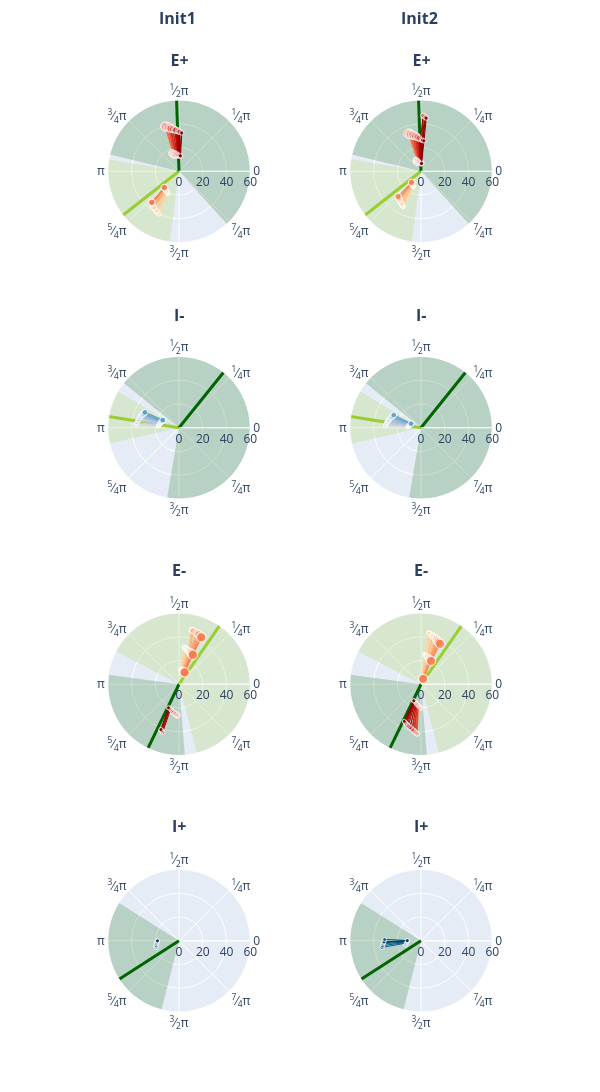

The cell this chart's notebook holds for it:
### Code cell
duration = 140.
dt=0.1

filehandler = open("results_min_w2.pickle","rb")
results_min_w2 = pickle.load(filehandler)
filehandler.close()

filehandler = open("results_peak_w2.pickle","rb")
results_peak_w2 = pickle.load(filehandler)
filehandler.close()

for i_w in range(len(results_min_w2["w2"])):
    ops_plotall(results_min_w2["control"][i_w], 0.2, duration, dt, 40., results_min_w2["filename"][i_w], savepath)
    ops_plotsubset(results_min_w2["state"][i_w], results_min_w2["control"][i_w], 0.4, 0.1, duration, dt, 40., 
                results_min_w2["filename"][i_w], savepath_subset)
    ops_plotall(results_peak_w2["control"][i_w], 0.2, duration, dt, 40., results_peak_w2["filename"][i_w], savepath)

ops_plot_acp_inits(results_min_w2, results_peak_w2, period, 0.04, dt, "plot1_w2", savepath)
ops_plot_timing_inits_L2(results_min_w2, results_peak_w2, dt, [0,60], 20., "plot2_w2", savepath)
